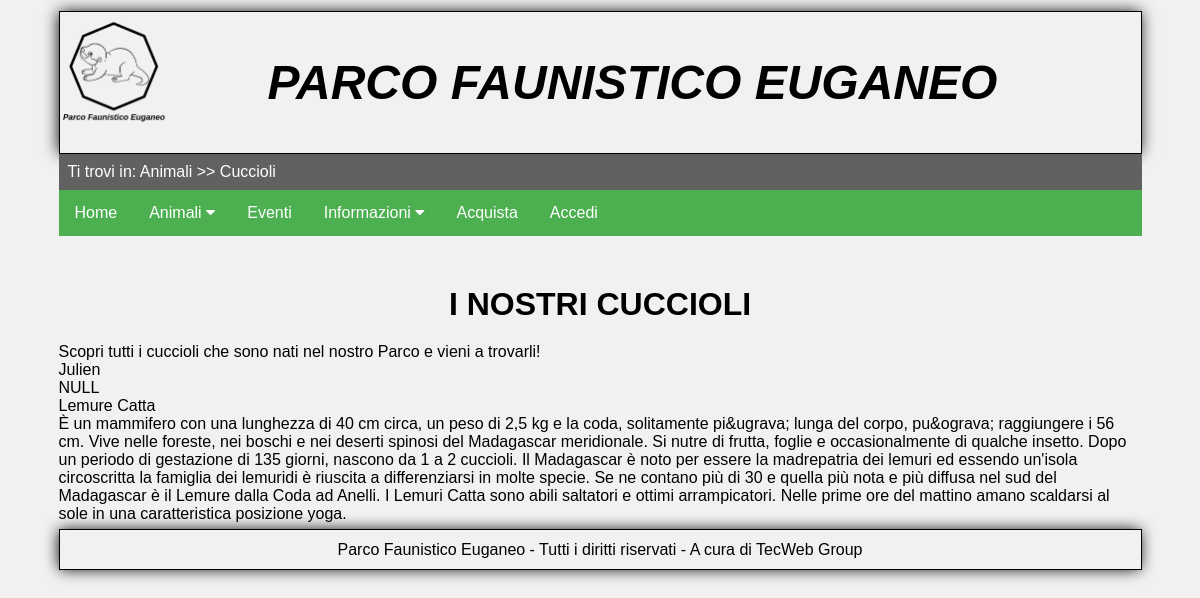
/PAGES/cuccioli.php, run on the app's committed database.
### tables this page shows
CREATE TABLE IF NOT EXISTS Animali (
    NomeComune varchar(30),
    NomeProprio varchar(20) NULL,
    NomeScientifico varchar(50),
    Famiglia varchar(20),
    SezioneParco varchar(20),
    Descrizione text,
    Ritratto text,
    PRIMARY KEY(NomeComune,Famiglia)
);

### PHP/sqlInteractions.php (called while the page is built, shortened)
<?php
	class sqlInteractions {
	public $connection = null;
	public function apriConnessioneDB(){
		$this->connection = mysqli_connect(static::host,static::user,static::pass,static::dbName);
		if(!$this->connection){
			return false;
		}
		else{
			return true;
		}
	}
	public function getCuccioli(){
		$query = 'SELECT NomeComune, NomeProprio, Ritratto, Descrizione FROM Animali WHERE Famiglia=\'Cuccioli\' ORDER BY NomeComune ASC';
		$queryResult = mysqli_query($this->connection,$query);
		if(mysqli_num_rows($queryResult)==0){
			return null;
		}
		else{
			$result = array();
			while($row=mysqli_fetch_assoc($queryResult)){
				$arraySingoloCucciolo = array('NomeComune'=>$row['NomeComune'],'NomeProprio'=>$row['NomeProprio'],'Ritratto'=>$row['Ritratto'],'Descrizione'=>$row['Descrizione']);
				array_push($result,$arraySingoloCucciolo);
			}
			return $result;
		}
	}
}
?>

### PAGES/cuccioli.php (the view)
<?php
    require_once "../PHP/modulesInit.php";
    require_once "../PHP/sqlInteractions.php";
    $oggettoPagina = new sqlInteractions();
    $connessione = $oggettoPagina->apriConnessioneDB();
    if($connessione){
        $cuccioli = $oggettoPagina->getCuccioli();
        if($cuccioli==null){
            $stringaCuccioli = "<p class=\"msgErr\">Non sono presenti cuccioli in questo momento al Parco Faunistico Euganeo&period;</p>";
        }
        else{
            $stringaCuccioli = "<dl id=\"risultatiCuccioli\">";
            foreach($cuccioli as $puppies){
                $stringaCuccioli .= "<dt>".$puppies['NomeProprio']."</dt><dt>".$puppies['Ritratto']."</dt><dt>".$puppies['NomeComune']."</dt><dt>".$puppies['Descrizione']."</dt>";
                }
                $stringaCuccioli .= "</dl>";
        }
    }
    else{
        $stringaCuccioli = "<p class=\"msgErr\">Connessione al database degli animali fallita&period;</p><p class=\"msgErr\">Per favore&comma; riprova&period;</p>";
    }
    $output = file_get_contents("../HTML/cuccioli.html");
    $output = str_replace('<a href="cuccioli.php">','</a>',$output);
    $output = str_replace("<menu></menu>",modulesInit::menu(),$output);
    $output = str_replace("<breadcrumb></breadcrumb>",modulesInit::breadcrumb('Animali >> Cuccioli'),$output);
    $output = str_replace("<selezionaCuccioli></selezionaCuccioli>",$stringaCuccioli,$output);
    echo $output;
?>

### PHP/modulesInit.php (shortened to what this page needs)
<?php
	class modulesInit{
		public static function breadcrumb(...$sequenza){
			$breadcrumb = "Ti trovi in&colon; ";
			foreach($sequenza as $element){
				$breadcrumb .= "$element ";
			}
			return "<p class=\"map-position\">$breadcrumb</p>";
		}
		public static function menu(){
			$menu_form = '<div id="menu">'."\n"
						.'  <a class="menuItem" href="home.php">Home</a>'."\n"
						.'  <div class="closeMenu">'."\n"
						.'	  <div id="chiudiMenu">'."\n"
						.'	  </div>'."\n"
						.'  </div>'."\n"
						.'  <div class="dropdown menuItem">'."\n"
						.'	  <a class="dropbtn" href="animali.php">Animali'."\n"
						.'		 <i class="fa fa-caret-down"></i>'."\n"
						.'	  </a>'."\n"
						.'	  <div class="dropdown-content">'."\n"
						.'		  <a href="animali.php">Tutti gli animali</a>'."\n"
						.'		  <a href="cuccioli.php">I cuccioli</a>'."\n"
						.'	  </div>'."\n"
						.'  </div>'."\n"
						.'  <a class="menuItem" href="eventi.php">Eventi</a>'."\n"
						.'  <div class="dropdown menuItem">'."\n"
						.'	  <a href="info.php" class="dropbtn">Informazioni'."\n"
						.'		 <i class="fa fa-caret-down"></i>'."\n"
						.'	  </a>'."\n"
						.'	  <div class="dropdown-content">'."\n"
						.'		  <a href="info.php#contatti">Contatti</a>'."\n"
						.'	  </div>'."\n"
						.'  </div>'."\n"
						.'  <a class="menuItem" href="acquista.php">Acquista</a>'."\n";
			if(isset($_SESSION["logged"]) && $_SESSION["logged"]->status == 2) {
				if($_SESSION['admin'] == 1) {
					$menu_form .= '<a class="menuItem" href="areaPrivata.php?pageName=principale">Pannello Amministratore</a>'."\n";
				} else {
					$menu_form .= '<a class="menuItem" href="areaPrivata.php?pageName=principale">Area Personale</a>'."\n";
				}
				$menu_form .= '<a class="menuItem" href="../PHP/login/logout.php">Logout</a>'."\n";
			} else {
				$menu_form .= '   <a class="menuItem" href="login.php">Accedi</a>'."\n";
			}
			$menu_form .= '   <a href="javascript:void(0);" class="icon" onclick="myFunction()"></a>'."\n";
			$menu_form .= '</div>'."\n";
			return $menu_form;
		}
	}
?>

### CSS/cssGenerale.css (style rules this page uses)
* { margin: auto; }
html, body { font-family: Verdana, Arial, Helvetica, sans-serif; font-size: 100%; max-width: 95%; margin: auto; padding: 0; }
body { background-color: #f1f1f1; }
a { text-decoration: none; }
.titolo { text-align: center; font-weight: bolder; display: block; padding: 20px; font-size: 2em; }
.map-position { background: #616161; padding: 9px; color: white; }
#header { font-size: 100%; max-width: 100%; margin: 1% 0 0 0; border: 1px solid black; -webkit-box-shadow:-1px 0 15px -1px black; -moz-box-shadow:-1px 0 15px -1px black; box-shadow:-1px 0 15px -1px black; overflow: auto; background-color: #f1f1f1; }
.logoHeader { float: left; width: 10%; height: auto; }
#header h1 { font-family: Verdana, Arial, Helvetica, sans-serif; font-size: 300%; font-style: italic; text-align: center; padding: 4%; color: black; }
#footer { text-align: center; max-width: 100%; margin: 0.5% 0; border: 1px solid black; -webkit-box-shadow:-1px 0 15px -1px black; -moz-box-shadow:-1px 0 15px -1px black; box-shadow:-1px 0 15px -1px black; overflow: auto; background-color: #f1f1f1; }
.parFooter { font-size: 100%; padding: 1%; }

### CSS/menu.css (style rules this page uses)
#menu { background-color: #4CAF50 !important; padding: 0; overflow: hidden; overflow: hidden; margin-bottom: 30px; }
*.menuItem { float: left; }
#menu a { color:white; }
a.menuItem, .dropdown-content a, .dropbtn { display: inline-block; text-align: center; padding: 14px 16px; }
div.dropdown { display: inline-block; }

### data on the page
animali: NomeProprio "Julien", Ritratto "NULL", NomeComune "Lemure Catta", Descrizione "È un mammifero con una lunghezza di 40 cm circa, un peso di 2,5 kg e la coda, solitamente pi&ugrava; lunga del corpo, pu&ograva; raggiungere i 56 cm. Vive nelle foreste, nei boschi e nei deserti spinosi del Madagascar meridionale. Si nutre di frutta, foglie e occasionalmente di qualche insetto. Dopo un periodo di gestazione di 135 giorni, nascono da 1 a 2 cuccioli. Il Madagascar è noto per essere la madrepatria dei lemuri ed essendo un'isola circoscritta la famiglia dei lemuridi è riuscita a differenziarsi in molte specie. Se ne contano più di 30 e quella più nota e più diffusa nel sud del Madagascar è il Lemure dalla Coda ad Anelli. I Lemuri Catta sono abili saltatori e ottimi…"

### other printed values
str_replace('<a href="cuccioli.php">','</a>',$output) "PARCO FAUNISTICO EUGANEO I NOSTRI CUCCIOLI Scopri tutti i cuccioli che sono nati nel nostro Parco e vieni a trovarli! Parco Faunistico Euganeo - Tutti i diritti riservati - A cura di TecWeb Group"
$breadcrumb "Ti trovi in: Animali >> Cuccioli"
